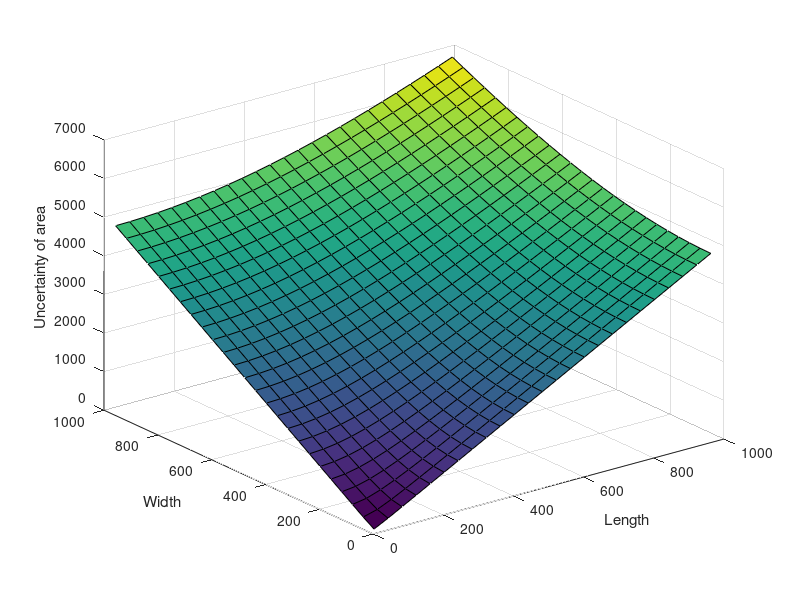

The MATLAB script that drew this image:
clc, clearvars, close all;

length_std = 5;
width_std = 5;
length = 500;
width = 300;

% Part a
% Area = Length * Width = L * W
% and L,W independent so we take the formula
% area_std = sqrt(Σ(df/dx)^2 * std_x^2)
area_std = sqrt(width^2 * length_std^2 + length^2 * width_std^2);
fprintf("Uncertainty of area: %.2fm^2\n", area_std)

% There are infinite pairs (length, width) that satisfy the above equation

% -----------------------------------------
% Part b

l_values = 10:40:1000;
w_values = 10:40:1000;

[l_grid, w_grid] = meshgrid(l_values, w_values);
area_std_grid = sqrt(w_grid.^2 * length_std^2 + l_grid.^2 * width_std^2);

surf(l_grid, w_grid, area_std_grid);
xlabel("Length");
ylabel("Width");
zlabel("Uncertainty of area");